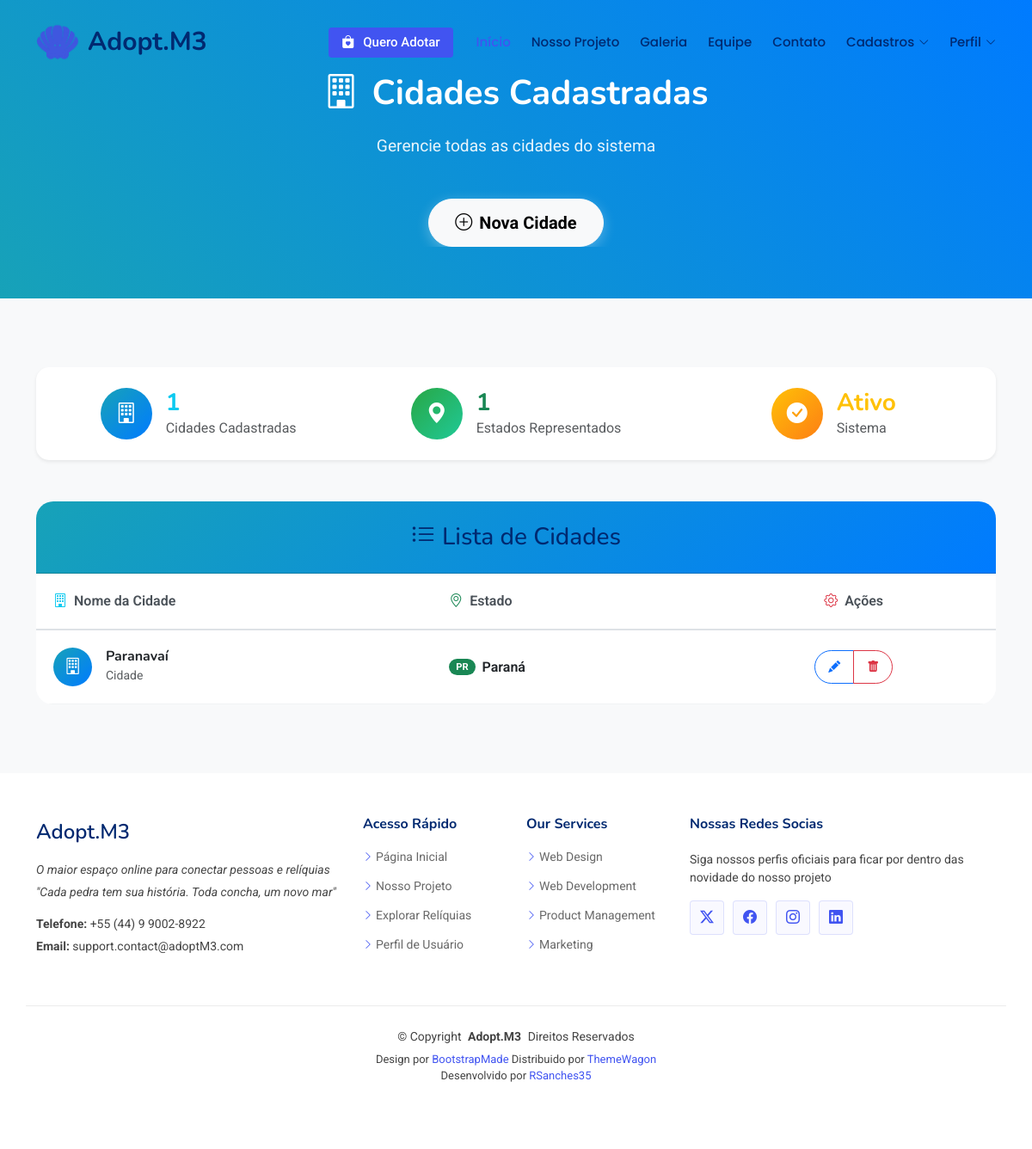
Page /records/list/city on the earlier database version.
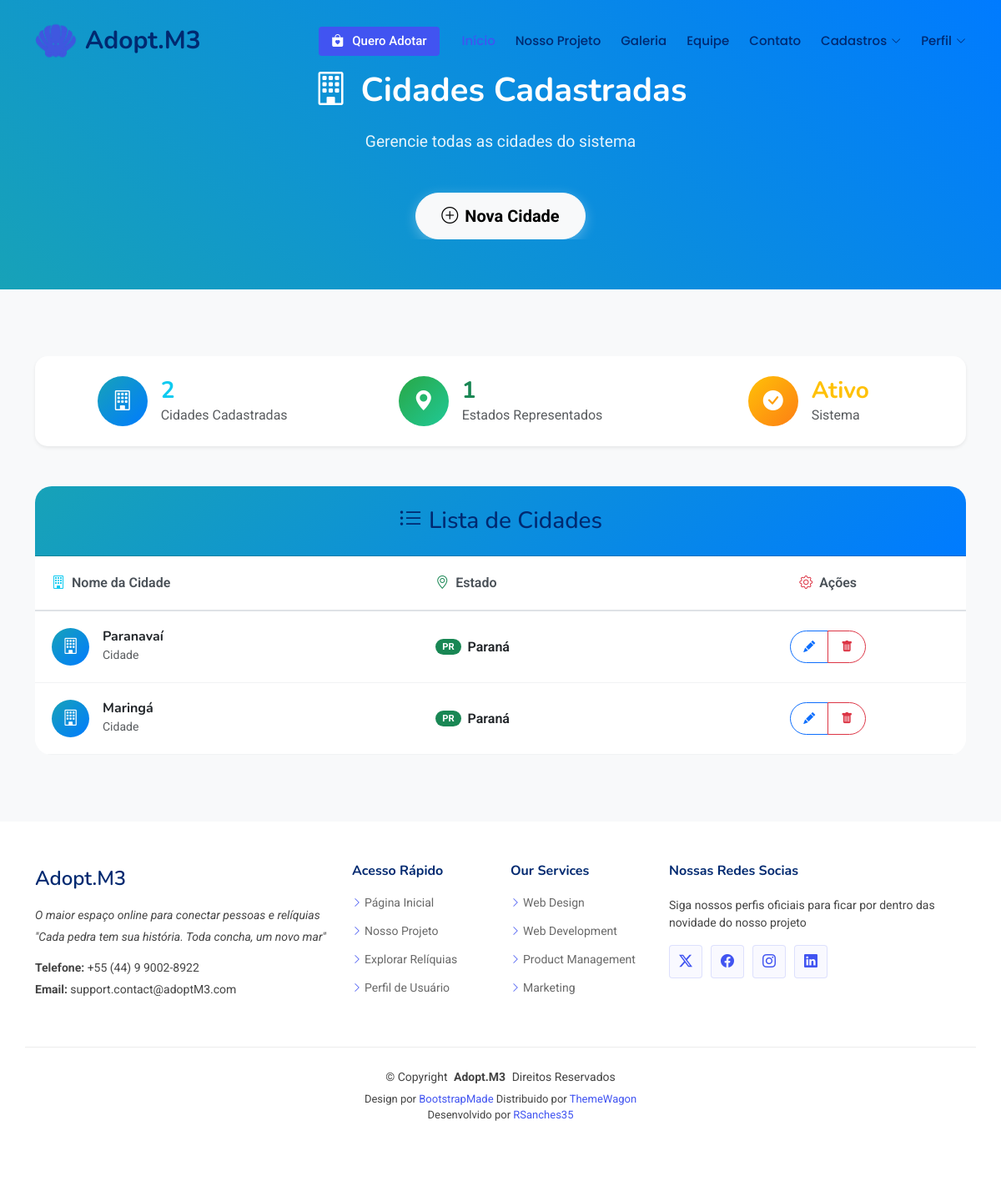
Same page on the later database version.
### records/models.py (models this page shows, shortened)
class City(models.Model):
    name = models.CharField(max_length=150)
    state = models.ForeignKey(State, on_delete=models.PROTECT)

class State(models.Model):
    name = models.CharField(max_length=80)
    uf = models.CharField(max_length=2)

### records/views.py (the view)
# urls.py: path('list/city', CityList.as_view(), name='records-ListCity'),
class CityList(ListView):
    model = City
    template_name = 'records/lists/city.html'

### records/templates/records/lists/city.html (shortened to what this page needs)
{% extends 'pages/model.html' %}
{% load static %}
{% block MainContent %}
<section class="hero section" style="background: linear-gradient(45deg, #17a2b8, #007bff); min-height: 40vh; display: flex; align-items: center;">
  <div class="container">
    <div class="row justify-content-center">
      <div class="col-lg-10 text-center" data-aos="fade-up">
        <h1 style="color: white; font-size: 2.5rem; margin-bottom: 20px;">
          <i class="bi bi-building me-3"></i>Cidades Cadastradas
        </h1>
        <p style="color: rgba(255,255,255,0.9); font-size: 1.2rem;">
          Gerencie todas as cidades do sistema
        </p>
        <a href="{% url 'records-CreateCity' %}" class="btn btn-light btn-lg mt-3"
           style="border-radius: 50px; padding: 12px 30px; font-weight: bold; box-shadow: 0 4px 15px rgba(255,255,255,0.3);">
          <i class="bi bi-plus-circle me-2"></i>Nova Cidade
        </a>
      </div>
    </div>
  </div>
</section>
<section class="about section" style="padding: 80px 0; background: #f8f9fa;">
  <div class="container" data-aos="fade-up" style="overflow-x: hidden;">
    <div class="row mb-5">
      <div class="col-lg-12">
        <div class="card border-0 shadow-sm" style="border-radius: 15px; background: white;">
          <div class="card-body text-center py-4">
            <div class="row">
              <div class="col-md-4">
                <div class="d-flex align-items-center justify-content-center">
                  <div class="stats-icon me-3" style="background: linear-gradient(135deg, #17a2b8, #007bff); width: 60px; height: 60px; border-radius: 50%; display: flex; align-items: center; justify-content: center;">
                    <i class="bi bi-building" style="color: white; font-size: 1.5rem;"></i>
                  </div>
                  <div class="text-start">
                    <h3 class="mb-0 text-info fw-bold">{{ object_list|length }}</h3>
                    <p class="mb-0 text-muted">Cidades Cadastradas</p>
                  </div>
                </div>
              </div>
              <div class="col-md-4">
                <div class="d-flex align-items-center justify-content-center">
                  <div class="stats-icon me-3" style="background: linear-gradient(135deg, #28a745, #20c997); width: 60px; height: 60px; border-radius: 50%; display: flex; align-items: center; justify-content: center;">
                    <i class="bi bi-geo-alt-fill" style="color: white; font-size: 1.5rem;"></i>
                  </div>
                  <div class="text-start">
                    <h3 class="mb-0 text-success fw-bold">
                      {% regroup object_list by state as cities_by_state %}
                      {{ cities_by_state|length }}
                    </h3>
                    <p class="mb-0 text-muted">Estados Representados</p>
                  </div>
                </div>
              </div>
              <div class="col-md-4">
                <div class="d-flex align-items-center justify-content-center">
                  <div class="stats-icon me-3" style="background: linear-gradient(135deg, #ffc107, #fd7e14); width: 60px; height: 60px; border-radius: 50%; display: flex; align-items: center; justify-content: center;">
                    <i class="bi bi-check-circle-fill" style="color: white; font-size: 1.5rem;"></i>
                  </div>
                  <div class="text-start">
                    <h3 class="mb-0 text-warning fw-bold">Ativo</h3>
                    <p class="mb-0 text-muted">Sistema</p>
                  </div>
                </div>
              </div>
            </div>
          </div>
        </div>
      </div>
    </div>
    <div class="row">
      <div class="col-lg-12">
        <div class="card border-0" style="border-radius: 20px; overflow: hidden;">
          <div class="card-header text-center" style="background: linear-gradient(135deg, #17a2b8, #007bff); color: white; padding: 25px;">
            <h3 class="mb-0">
              <i class="bi bi-list-ul me-2"></i>Lista de Cidades
            </h3>
          </div>
          <div class="card-body p-0">
            {% if object_list %}
            <div class="table-responsive">
              <table class="table table-hover mb-0" style="font-size: 1rem;">
                <thead style="background: #f8f9fa; border-bottom: 2px solid #dee2e6;">
                  <tr>
                    <th style="padding: 20px; font-weight: 600; color: #495057; border: none;">
                      <i class="bi bi-building me-2 text-info"></i>Nome da Cidade
                    </th>
                    <th style="padding: 20px; font-weight: 600; color: #495057; border: none;">
                      <i class="bi bi-geo-alt me-2 text-success"></i>Estado
                    </th>
                    <th style="padding: 20px; font-weight: 600; color: #495057; text-align: center; border: none;">
                      <i class="bi bi-gear me-2 text-danger"></i>Ações
                    </th>
                  </tr>
                </thead>
                <tbody>
                  {% for city in object_list %}
                  <tr style="transition: all 0.3s ease; border-bottom: 1px solid #f1f3f4;">
                    <td style="padding: 20px; vertical-align: middle; border: none;">
                      <div class="d-flex align-items-center">
                        <div class="avatar me-3" style="width: 45px; height: 45px; background: linear-gradient(135deg, #17a2b8, #007bff); border-radius: 50%; display: flex; align-items: center; justify-content: center;">
                          <i class="bi bi-building" style="color: white; font-size: 1.2rem;"></i>
                        </div>
                        <div>
                          <h6 class="mb-0 fw-bold text-dark">{{ city.name }}</h6>
                          <small class="text-muted">Cidade</small>
                        </div>
                      </div>
                    </td>
                    <td style="padding: 20px; vertical-align: middle; border: none;">
                      <div class="d-flex align-items-center">
                        <span class="badge bg-success me-2" style="font-size: 0.7rem; padding: 4px 8px; border-radius: 10px;">
                          {{ city.state.uf }}
                        </span>
                        <span class="text-dark fw-semibold">{{ city.state.name }}</span>
                      </div>
                    </td>
                    <td style="padding: 20px; vertical-align: middle; text-align: center; border: none;">
                      <div class="btn-group" role="group">
                        <a href="{% url 'records-UpdateCity' city.pk %}"
                           class="btn btn-sm btn-outline-primary"
                           style="border-radius: 20px 0 0 20px; padding: 8px 15px;"
                           title="Editar">
                          <i class="bi bi-pencil-fill"></i>
                        </a>
                        <a href="{% url 'records-DeleteCity' city.pk %}"
                           class="btn btn-sm btn-outline-danger"
                           style="border-radius: 0 20px 20px 0; padding: 8px 15px;"
                           title="Excluir"
                           onclick="return confirm('Tem certeza que deseja excluir esta cidade?')">
                          <i class="bi bi-trash-fill"></i>
                        </a>
                      </div>
                    </td>
                  </tr>
                  {% endfor %}
                </tbody>
              </table>
            </div>
            {% endif %}
          </div>
        </div>
      </div>
    </div>
  </div>
</section>
{% endblock %}

### pages/templates/pages/model.html (shortened to what this page needs)
{% load static %}
<!DOCTYPE html>
<html lang="en">
<head>
  <link href="{% static 'vendor/bootstrap/css/bootstrap.min.css' %}" rel="stylesheet">
  <link href="{% static 'vendor/bootstrap-icons/bootstrap-icons.css' %}" rel="stylesheet">
  <link href="{% static 'vendor/aos/aos.css' %}" rel="stylesheet">
  <link href="{% static 'vendor/glightbox/css/glightbox.min.css' %}" rel="stylesheet">
  <link href="{% static 'vendor/swiper/swiper-bundle.min.css' %}" rel="stylesheet">
  <link rel="stylesheet" href="{% static 'css/main.css' %}">
</head>
<body class="index-page">
  <header id="header" class="header d-flex align-items-center fixed-top">
    <div class="container-fluid container-xl position-relative d-flex align-items-center">
      <a href="index.html" class="logo d-flex align-items-center me-auto">
        <img src="{% static 'img/logo.png' %}" alt="">
        <h1 class="sitename">Adopt.M3</h1>
      </a>
      <nav id="navmenu" class="navmenu">
        <ul>
          <li><a href="{% url 'pages-HomePage' %}" class="active">Início<br></a></li>
          <li><a href="{% url 'pages-AboutPage' %}">Nosso Projeto</a></li>
          <li><a href="#">Galeria</a></li>
          <li><a href="#">Equipe</a></li>
          <li><a href="#contact">Contato</a></li>
          <li class="dropdown"><a href="#"><span>Cadastros</span> <i class="bi bi-chevron-down toggle-dropdown"></i></a>
          </li>
          <li class="dropdown"><a href="#"><span>Perfil</span> <i class="bi bi-chevron-down toggle-dropdown"></i></a>
          </li>
        </ul>
      </nav>
      <a class="dropdown btn-getstarted flex-md-shrink-0" href="index.html#about">
        <i class="bi bi-bag-heart-fill" style="margin-right: 10px;"></i>Quero Adotar
      </a>
    </div>
  </header>
  <main class="main">
    {% block MainContent %}{% endblock %}
  </main>
  <footer id="footer" class="footer">
    <div class="container footer-top">
      <div class="row gy-4">
        <div class="col-lg-4 col-md-6 footer-about">
          <a href="index.html" class="d-flex align-items-center">
            <span class="sitename">Adopt.M3</span>
          </a>
          <div class="footer-contact pt-3">
            <i>
              <p>O maior espaço online para conectar pessoas e relíquias</p>
              <p>"Cada pedra tem sua história. Toda concha, um novo mar"</p>
            </i>
            <p class="mt-3"><strong>Telefone:</strong> <span>+55 (44) 9 9002-8922</span></p>
            <p><strong>Email:</strong> <span>support.contact@adoptM3.com</span></p>
          </div>
        </div>
        <div class="col-lg-2 col-md-3 footer-links">
          <h4>Acesso Rápido</h4>
          <ul>
            <li><i class="bi bi-chevron-right"></i> <a href="#">Página Inicial</a></li>
            <li><i class="bi bi-chevron-right"></i> <a href="#">Nosso Projeto</a></li>
            <li><i class="bi bi-chevron-right"></i> <a href="#">Explorar Relíquias</a></li>
            <li><i class="bi bi-chevron-right"></i> <a href="#">Perfil de Usuário</a></li>
          </ul>
        </div>
        <div class="col-lg-2 col-md-3 footer-links">
          <h4>Our Services</h4>
          <ul>
            <li><i class="bi bi-chevron-right"></i> <a href="#">Web Design</a></li>
            <li><i class="bi bi-chevron-right"></i> <a href="#">Web Development</a></li>
            <li><i class="bi bi-chevron-right"></i> <a href="#">Product Management</a></li>
            <li><i class="bi bi-chevron-right"></i> <a href="#">Marketing</a></li>
          </ul>
        </div>
        <div class="col-lg-4 col-md-12">
          <h4>Nossas Redes Socias</h4>
          <p>Siga nossos perfis oficiais para ficar por dentro das novidade do nosso projeto</p>
          <div class="social-links d-flex">
            <a href=""><i class="bi bi-twitter-x"></i></a>
            <a href=""><i class="bi bi-facebook"></i></a>
            <a href=""><i class="bi bi-instagram"></i></a>
            <a href=""><i class="bi bi-linkedin"></i></a>
          </div>
        </div>
      </div>
    </div>
    <div class="container copyright text-center mt-4">
      <p>© <span>Copyright</span> <strong class="px-1 sitename">Adopt.M3</strong> <span>Direitos Reservados</span></p>
      <div class="credits">
        Design por <a href="https://bootstrapmade.com/">BootstrapMade</a> Distribuido por <a href=“https://themewagon.com>ThemeWagon</a>
        <br>Desenvolvido por <a href="https://github.com/rSanches35">RSanches35</a>
      </div>
    </div>
  </footer>
</body>
</html>

### records/templates/records/lists/city.html (style rules this page uses)
.card { transition: all 0.3s ease; }
.stats-icon { transition: all 0.3s ease; }
.container { overflow-x: hidden !important; }
.table-responsive { overflow-x: auto; }
tbody tr { transition: all 0.3s ease !important; }

Differences in the rows shown:
added City: name "Maringá", state.uf "PR", state.name "Paraná"
Other differences:
{{ object_list|length }}: "1" → "2"
